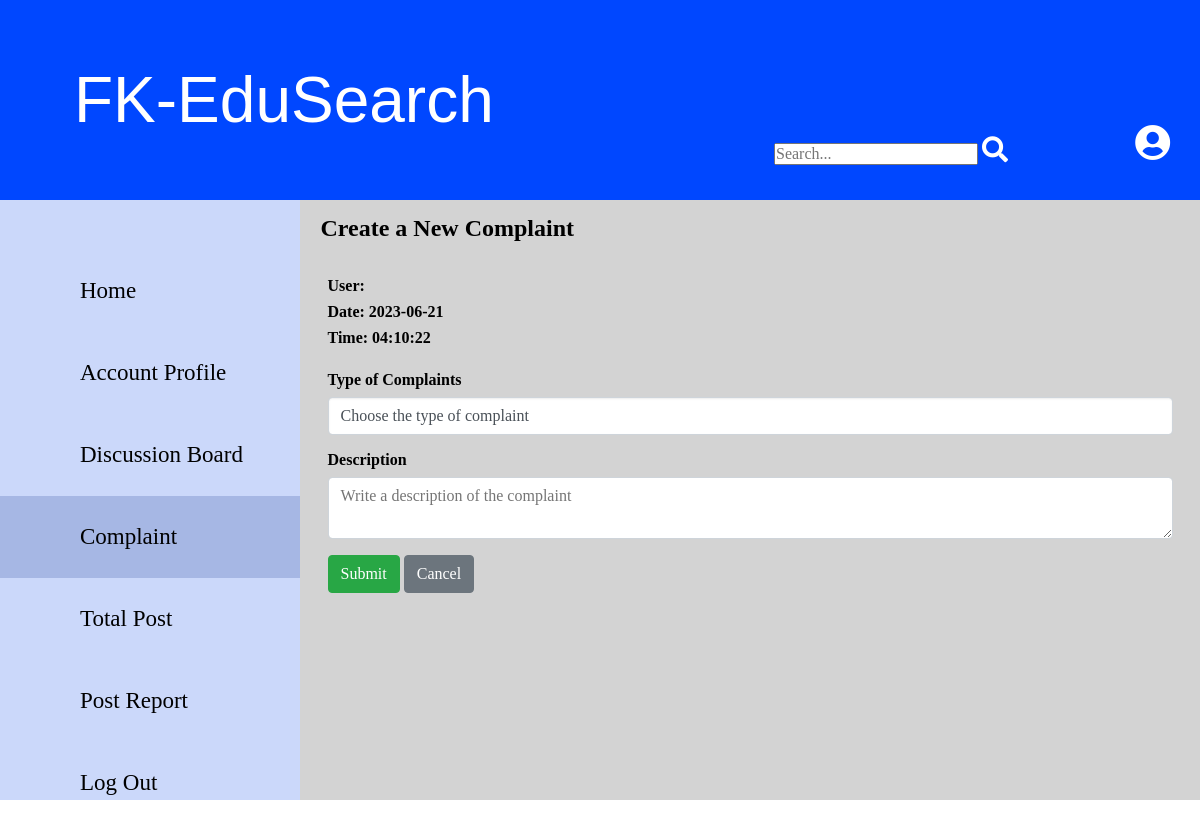
The page /Complaint/UserComplaintCreate.php on the database as committed earlier.
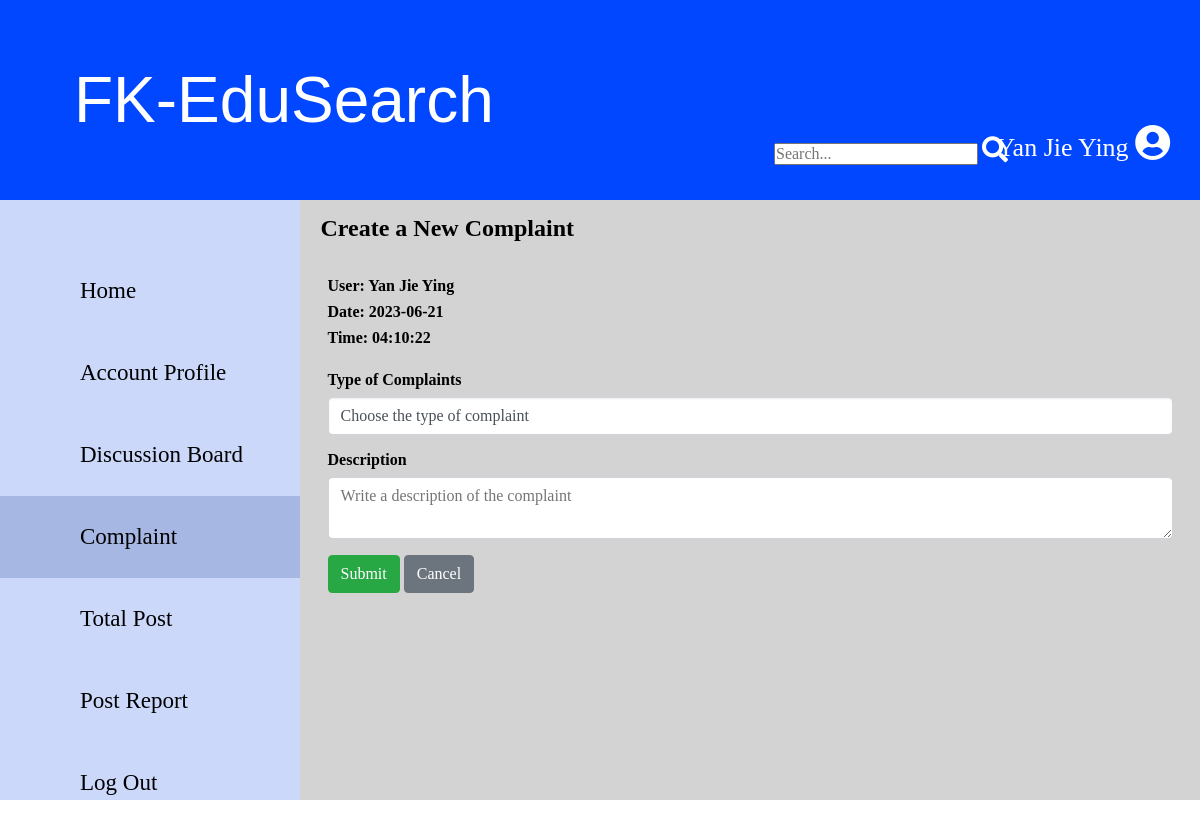
The same page on the database as committed later.
### tables this page shows
CREATE TABLE `user` (
  `User_ID` varchar(7) NOT NULL,
  `user_password` varchar(20) NOT NULL,
  `user_name` varchar(30) NOT NULL,
  `user_type` varchar(20) NOT NULL,
  `user_email` varchar(20) NOT NULL,
  `user_phoneNum` varchar(20) NOT NULL,
  `user_researchArea` varchar(50) NOT NULL,
  `user_academicStatus` varchar(50) NOT NULL,
  `user_socialMediaAcc` varchar(50) NOT NULL,
  `user_ProfileStatus` varchar(100) NOT NULL,
  `user_LastLogin` datetime NOT NULL,
  `Admin_ID` varchar(7) NOT NULL
);

### Complaint/UserComplaintCreate.php (the view, shortened to what this page needs)
<?php
include 'dbconnection.php';
$userid = 1;
$sql = "SELECT cl.*, u.user_name FROM complaint_list AS cl JOIN user AS u ON cl.User_ID = u.user_ID WHERE cl.User_ID = $userid";
$result = $conn->query($sql);
$row = mysqli_fetch_assoc($result);
$username = $row['user_name'];
?>
<!DOCTYPE html>
<html>
<head>
    <link rel="stylesheet" href="https://use.fontawesome.com/releases/v5.0.7/css/all.css">
    <link rel="stylesheet" href="../assets/css/module5.css">
</head>
<body>
<div id="title-bar">
    <a id="FK-EduSearch" class="FK Edu-Search">FK-EduSearch</a>
    <div class="searchbar">
        <input type="text" id="search" placeholder="Search..." aria-label="Search" aria-describedby="search-addon" />
        <span class="input-group-text border-0" id="search-addon">
            <i class="fas fa-search" style="font-size:26px; color:white"></i>
        </span>
    </div>
    <div>
        <a class="icon-link" href="#">
            <?php echo $username?>
            <i class="fas fa-user-circle" style="font-size:36px;color:white"></i>
        </a>
    </div>
</div>
<div class="wrapper">
    <nav id="nav-bar">
        <ul>
            <li><a class="nav-link" href="../User/UserHomepage.php">Home</a></li>
            <li><a class="nav-link" href="../User/UserAccountProfile.php">Account Profile</a></li>
            <li><a class="nav-link" href="../User/DiscussionBoard.php">Discussion Board</a></li>
            <li><a class="nav-link active" href="UserComplaint.php">Complaint</a></li>
            <li><a class="nav-link" href="../User/TotalPost.php">Total Post</a></li>
            <li><a class="nav-link" href="../User/PostReport.php">Post Report</a></li>
            <li><a class="nav-link" href="../login.php">Log Out</a></li>
        </ul>
    </nav>
    <div class="content-wrapper">
        <section class="content-header">
            <div class="container-fluid">
                <div class="row mb-2">
                    <h1>Create a New Complaint</h1>
                </div>
            </div>
        </section>
        <section class="content">
            <div class="col-md-6">
                <div class="">
                    <div class="form-body">
                        <form action="UserComplaintCreate.php" method="POST" onsubmit="return validateForm()">
                            <div class="form-group">
                                <label for="description">User: <?php echo $username?></label><br>
                                <label for="date">Date: <?php echo date('Y-m-d'); ?></label><br>
                                <label for="time">Time: <?php echo date('H:i:s'); ?></label>
                            </div>
                            <div class="form-group">
                                <label for="complainttype">Type of Complaints</label>
                                <select id="complainttype" name="complainttype" class="form-control custom-select" required>
                                    <option value="" selected disabled>Choose the type of complaint</option>
                                </select>
                            </div>
                            <div class="form-group">
                                <label for="description">Description</label>
                                <textarea id="description" name="description" class="form-control" row="4" placeholder="Write a description of the complaint"></textarea>
                            </div>
                            <div class="row">
                                <div class="col-12">
                                    <button type="submit" name="submit" class="btn btn-success">Submit</button>
                                    <a href="UserComplaint.php" class="btn btn-secondary">Cancel</a>
                                </div>
                            </div>
                        </form>
                    </div>
                </div>
            </div>
        </section>
    </div>
</body>
</html>

Rows that differ between the two databases and show on the page:
now on this page (row edited): user: user_name "Yan Jie Ying"
